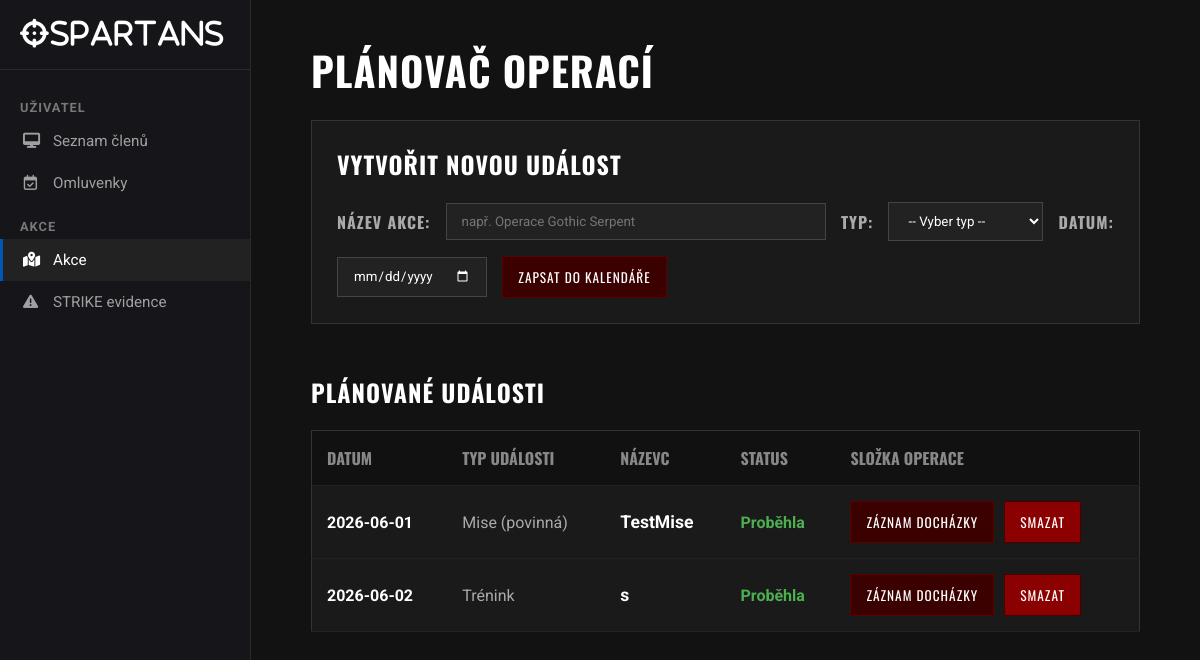
The page /akce on the database as committed earlier.
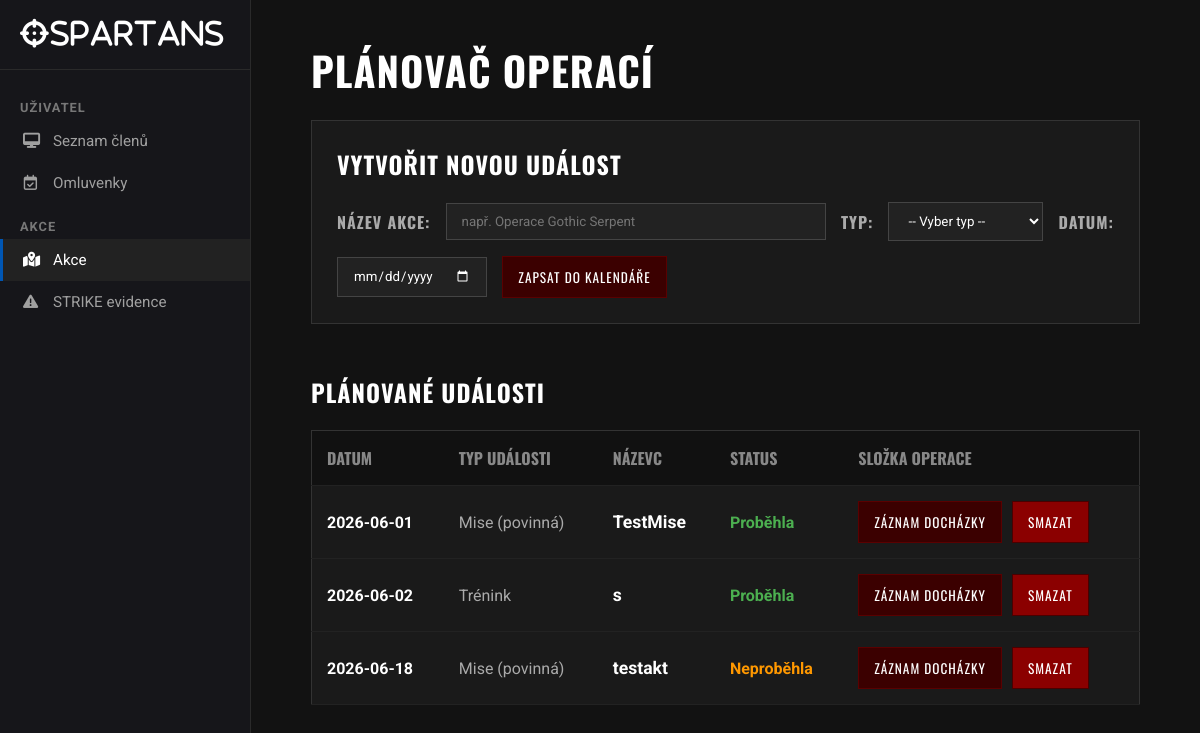
The same page on the database as committed later.
### app.py (models this page shows)
class Akce(db.Model):
    id = db.Column(db.Integer, primary_key=True)
    nazev = db.Column(db.String(100), nullable=False)
    datum = db.Column(db.Date, nullable=False)
    typ_id = db.Column(db.Integer, db.ForeignKey('typ_akce.id'), nullable=False)
    probehla = db.Column(db.Boolean, default=False)

class TypAkce(db.Model):
    id = db.Column(db.Integer, primary_key=True)
    nazev = db.Column(db.String(50), nullable=False)
    vsechny_akce = db.relationship('Akce', backref='typ_akce')

### app.py (the view, shortened to what this page needs)
@app.route('/akce', methods=['GET', 'POST'])
def akce_stranka():
    typy_akci = TypAkce.query.all()
    if not typy_akci:
        db.session.add(TypAkce(nazev='Mise (povinná)'))
        db.session.add(TypAkce(nazev='Trénink'))
        db.session.add(TypAkce(nazev='Mise (nepovinná)'))
        db.session.commit()
        typy_akci = TypAkce.query.all()
    vsechny_akce = Akce.query.order_by(Akce.datum.asc()).all()
    return render_template('akce.html', typy_akci=typy_akci, akce_seznam=vsechny_akce, dnesni_datum=date.today())

### templates/akce.html (shortened to what this page needs)
<!doctype html>
<html lang="cs">
  <head>
    <link
      rel="stylesheet"
      href="https://cdnjs.cloudflare.com/ajax/libs/font-awesome/6.4.0/css/all.min.css"
    />
    <link
      rel="stylesheet"
      href="{{ url_for('static', filename='akce.css') }}"
    />
  </head>
  <body>
    <div class="sidebar">
      <div class="sidebar-brand">
        <i class="fa-solid fa-crosshairs">SPARTANS</i>
      </div>
      <div class="sidebar-category">Uživatel</div>
      <div class="sidebar-nav">
        <a href="/"
          ><i class="fa-solid fa-desktop"></i> Seznam členů</a
        >
        <a href="/omluvenky"
          ><i class="fa-regular fa-calendar-check"></i> Omluvenky</a
        >
      </div>
      <div class="sidebar-category">Akce</div>
      <div class="sidebar-nav">
        <a href="/akce" class="active"><i class="fa-solid fa-map-location-dot"></i> Akce </a>
        <a href="/strike"><i class="fa-solid fa-triangle-exclamation"></i> STRIKE evidence</a>
      </div>
    </div>
    <div class="main-content">
      <div class="container" style="display: block">
        <h1>Plánovač Operací</h1>
        <div class="form-box">
          <h2>Vytvořit novou událost</h2>
          <form action="/akce" method="POST" class="form-group">
            <label for="nazev">Název akce:</label>
            <input
              type="text"
              id="nazev"
              name="nazev"
              placeholder="např. Operace Gothic Serpent"
              required
              style="flex: 1; min-width: 250px"
            />
            <label for="typ_id">Typ:</label>
            <select id="typ_id" name="typ_id" required>
              <option value="" disabled selected>-- Vyber typ --</option>
            </select>
            <label for="datum">Datum:</label>
            <input type="date" id="datum" name="datum" required />
            <button type="submit">Zapsat do kalendáře</button>
          </form>
        </div>
        <h2>Plánované události</h2>
        <table>
          <tr>
            <th>Datum</th>
            <th>Typ události</th>
            <th>Názevc</th>
            <th>Status</th>
            <th>Složka operace</th>
          </tr>
          {% for akce in akce_seznam %}
          <tr>
            <td style="font-weight: bold; color: #fff">{{ akce.datum }}</td>
            <td style="color: #aaa">{{ akce.typ_akce.nazev }}</td>
            <td class="cell-name">{{ akce.nazev }}</td>
            <td
              class="{% if not akce.probehla %}status-neprobehla{% else %}status-probehla{% endif %}"
            >
              {% if not akce.probehla %} Neproběhla {% else %} Proběhla {% endif
              %}
            </td>
            <td>
                        <div style="display: flex; gap: 10px;">
                            <a href="/akce/{{ akce.id }}">
                                <button class="action-btn">Záznam docházky</button>
                            </a>
                            <form action="/smazat_akci/{{ akce.id }}" method="POST" onsubmit="return confirm('Opravdu chceš smazat tuto operaci? Zmizí i veškerá docházka k ní vázaná!');" style="margin: 0;">
                                <button type="submit" style="background-color: #8b0000; border-color: #4a0000;">Smazat</button>
                            </form>
                        </div>
                    </td>
          </tr>
          {% else %}
          <tr>
            <td colspan="5" style="color: #555; font-style: italic">
              Aktuálně nejsou naplánovány žádné operace.
            </td>
          </tr>
          {% endfor %}
        </table>
      </div>
    </div>
  </body>
</html>

Rows that differ between the two databases and show on the page:
added Akce: datum "2026-06-18", typ_akce.nazev "Mise (povinná)", nazev "testakt", probehla "Neproběhla"
